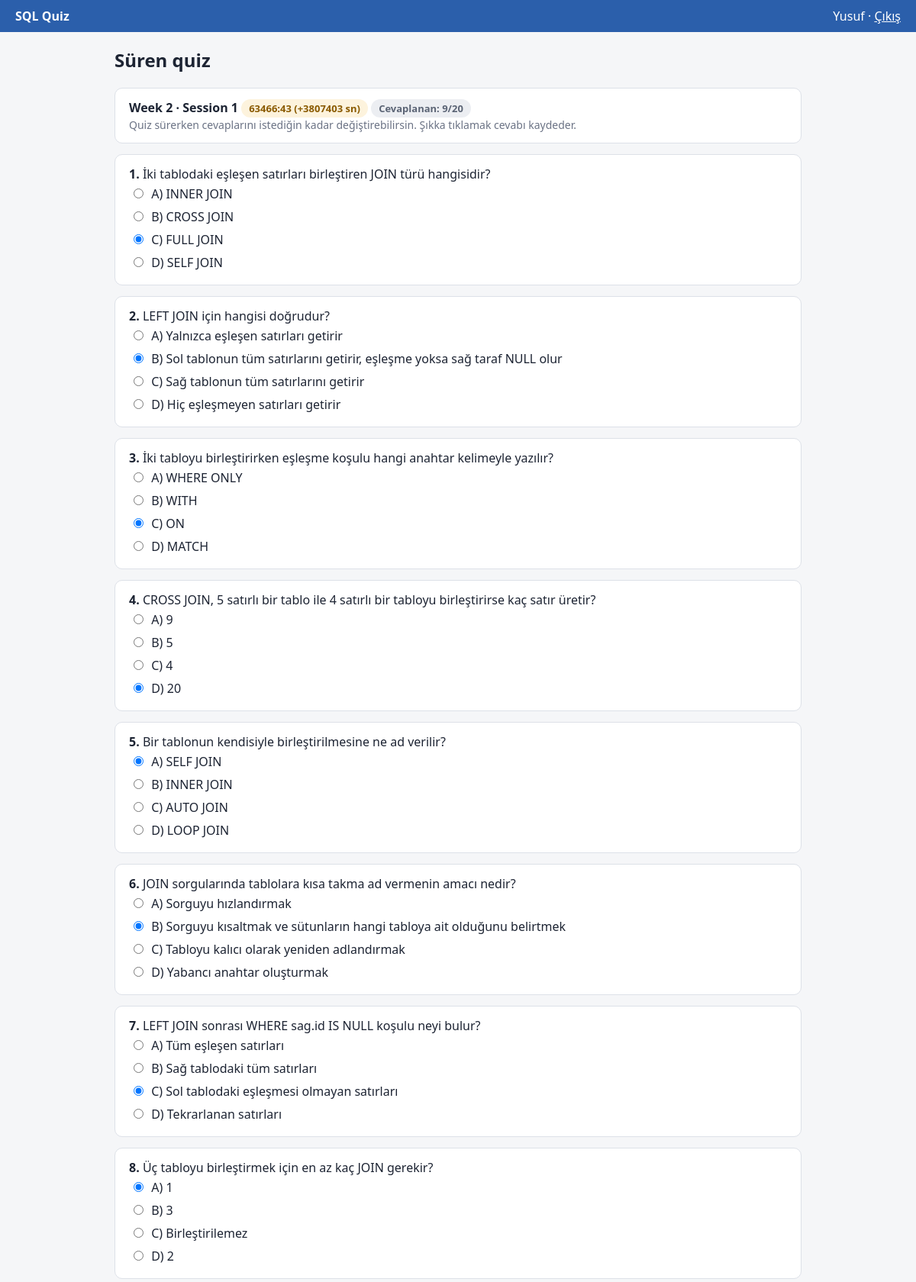
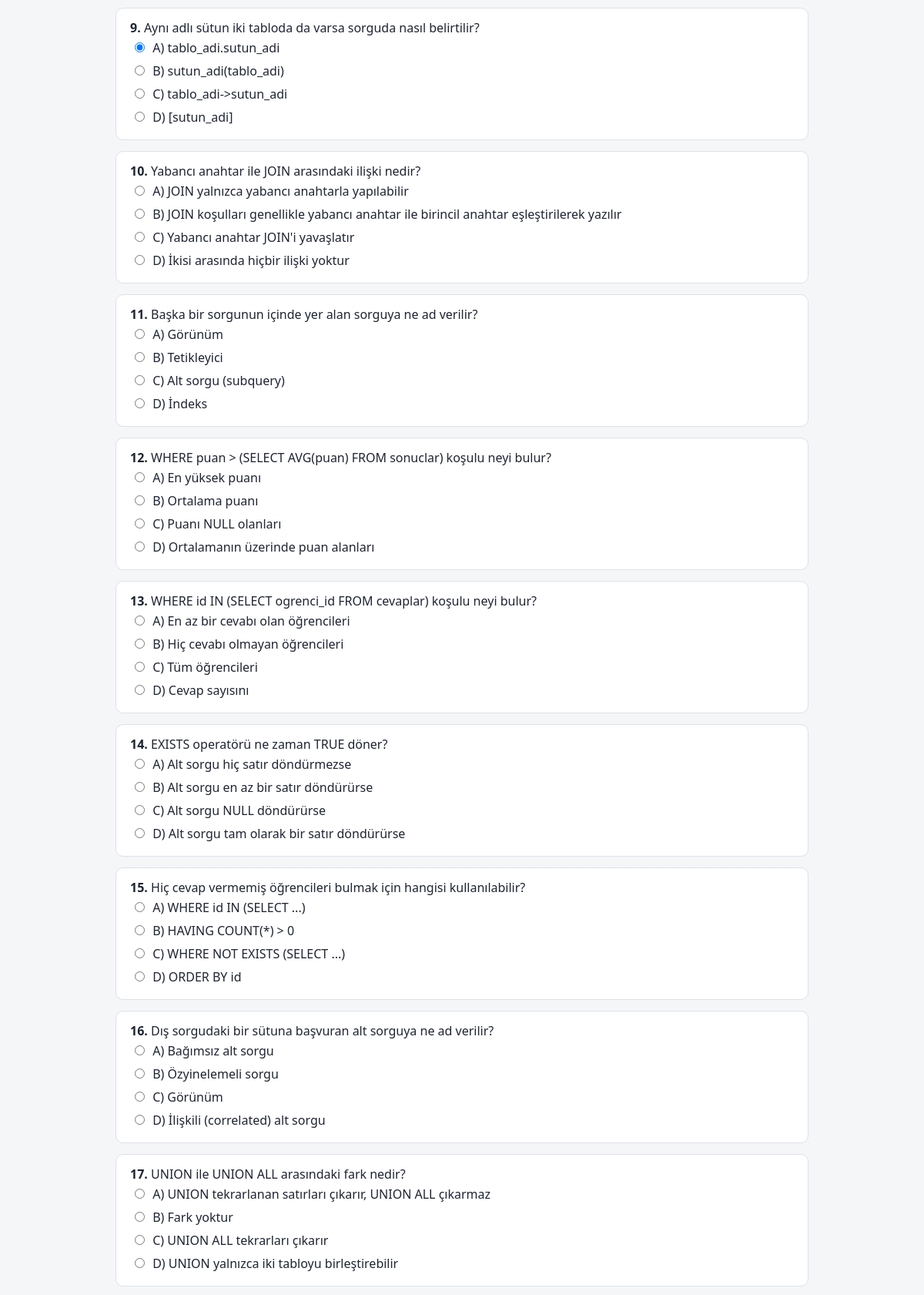
/ogrenci (signed in, upper part), run on the app's committed database (2 pictures, top to bottom).
### tables this page shows
CREATE TABLE oturumlar (
    id                 INTEGER PRIMARY KEY,
    kod                TEXT NOT NULL UNIQUE,         -- ör. 'w02-s01'
    baslik             TEXT NOT NULL,                -- ör. 'Week 2 · Session 1'
    hafta              INTEGER NOT NULL,
    durum              TEXT NOT NULL DEFAULT 'baslamadi',
    planlanan_sure_sn  INTEGER NOT NULL DEFAULT 600, -- süre: 10 dakika (20 soru, soru başına ~30 sn)
    -- NOT (örnek veri): süren quiz (w02-s01), seed.py çalıştığı andan 5 dk önce
    -- başlamış kaydedilir ve süre o andan beri işler. Geçen süre çok büyük görünüyorsa
    -- veri eskidir. Taze görmek için: python seed.py (python app.py açılışta kendisi tazeler).
    baslangic          TEXT,                         -- hoca başlatınca dolar
    bitis              TEXT,                         -- hoca bitirince dolar

    CHECK (hafta > 0),
    CHECK (planlanan_sure_sn > 0),
    CHECK (durum IN ('baslamadi', 'suruyor', 'bitti')),

    -- Durum ile zamanlar tutarlı olmalı (isim verildi: hata mesajında görünür)
    CONSTRAINT durum_zaman_tutarliligi CHECK (
        (durum = 'baslamadi' AND baslangic IS NULL     AND bitis IS NULL)
     OR (durum = 'suruyor'   AND baslangic IS NOT NULL AND bitis IS NULL)
     OR (durum = 'bitti'     AND baslangic IS NOT NULL AND bitis IS NOT NULL
                             AND bitis >= baslangic)
    )
);

CREATE TABLE oturum_sorulari (
    oturum_id  INTEGER NOT NULL REFERENCES oturumlar(id),
    soru_id    INTEGER NOT NULL REFERENCES sorular(id),
    sira       INTEGER NOT NULL,

    PRIMARY KEY (oturum_id, soru_id),  -- aynı soru aynı oturuma iki kez eklenemez
    UNIQUE (oturum_id, sira),          -- bir oturumda aynı sıra numarası iki kez olamaz
    CHECK (sira > 0)
);

CREATE TABLE sorular (
    id           INTEGER PRIMARY KEY,
    metin        TEXT NOT NULL UNIQUE,               -- aynı soru iki kez eklenemez
    secenek_a    TEXT NOT NULL,
    secenek_b    TEXT NOT NULL,
    secenek_c    TEXT NOT NULL,
    secenek_d    TEXT NOT NULL,
    dogru_cevap  TEXT NOT NULL,
    konu         TEXT NOT NULL,                      -- ör. 'JOIN', 'GROUP BY'

    CHECK (dogru_cevap IN ('A', 'B', 'C', 'D'))
);

### app.py (the view)
@app.route("/ogrenci")
def ogrenci():
    if session.get("rol") != "ogrenci":
        return redirect(url_for("giris"))
    kullanici_id = session["kullanici_id"]
    baglanti = baglan()
    oturum = baglanti.execute(
        "SELECT * FROM v_oturum_durumu WHERE durum = 'suruyor'"
    ).fetchone()
    katildi = False
    sorular = []
    cevaplar = {}       # soru_id -> öğrencinin verdiği cevap
    if oturum:
        katildi = baglanti.execute(
            "SELECT COUNT(*) FROM katilimlar WHERE kullanici_id = ? AND oturum_id = ?",
            (kullanici_id, oturum["id"]),
        ).fetchone()[0] == 1
        if katildi:
            sorular = baglanti.execute(
                """SELECT os.sira, s.*
                   FROM oturum_sorulari os
                   JOIN sorular s ON s.id = os.soru_id
                   WHERE os.oturum_id = ?
                   ORDER BY os.sira""",
                (oturum["id"],),
            ).fetchall()
            for satir in baglanti.execute(
                "SELECT soru_id, verilen_cevap FROM cevaplar WHERE kullanici_id = ? AND oturum_id = ?",
                (kullanici_id, oturum["id"]),
            ):
                cevaplar[satir["soru_id"]] = satir["verilen_cevap"]
    sonuclar = baglanti.execute(
        """SELECT o.kod, o.baslik, o.bitis, r.dogru, r.soru_sayisi, r.yuzde
           FROM v_sonuclar r
           JOIN oturumlar o ON o.id = r.oturum_id
           WHERE r.kullanici_id = ? AND o.durum = 'bitti'
           ORDER BY o.id""",
        (kullanici_id,),
    ).fetchall()
    baglanti.close()
    return render_template("ogrenci.html", oturum=oturum, katildi=katildi,
                           sorular=sorular, cevaplar=cevaplar, sonuclar=sonuclar)

### app.py (called while the page is built)
def baglan():
    baglanti = sqlite3.connect(VERITABANI)
    baglanti.row_factory = sqlite3.Row
    baglanti.execute("PRAGMA foreign_keys = ON;")
    return baglanti

### templates/ogrenci.html (shortened to what this page needs)
{% extends "base.html" %}
{% block icerik %}
<h2>Süren quiz</h2>
{% if not oturum %}
  <div class="kart soluk">Şu an süren bir quiz yok.</div>
{% else %}
  <div class="kart">
    <b>{{ oturum["baslik"] }}</b>
    <span id="sayac" class="rozet sari" data-gecen="{{ oturum['gecen_sure_sn'] }}" data-plan="{{ oturum['planlanan_sure_sn'] }}"></span>
    <span class="rozet gri">Cevaplanan: {{ cevaplar|length }}/{{ sorular|length }}</span>
    <div class="soluk">Quiz sürerken cevaplarını istediğin kadar değiştirebilirsin. Şıkka tıklamak cevabı kaydeder.</div>
  </div>
  {% for soru in sorular %}
  <div class="kart" id="soru{{ soru['sira'] }}">
    <b>{{ soru["sira"] }}.</b> {{ soru["metin"] }}
    <form method="post" action="{{ url_for('cevap') }}">
      {% for harf in ["A", "B", "C", "D"] %}
        <label class="sik">
          <input type="radio" name="cevap" value="{{ harf }}" style="width: auto; margin: 0 6px 0 0;"
                 {% if cevaplar.get(soru["id"]) == harf %}checked{% endif %}
                 onchange="this.form.submit()">
          {{ harf }}) {{ soru["secenek_" ~ harf|lower] }}
        </label>
      {% endfor %}
    </form>
  </div>
  {% endfor %}
{% endif %}
{% endblock %}

### templates/base.html (style rules this page uses)
body { font-family: "Segoe UI", Arial, sans-serif; background: #f5f6f8; color: #1d2433; margin: 0; }
.kart { background: #fff; border: 1px solid #dde1e8; border-radius: 10px; padding: 14px 18px; margin-bottom: 14px; overflow-x: auto; }
.soluk { color: #6b7385; font-size: 14px; }
.rozet { display: inline-block; padding: 3px 10px; border-radius: 12px; font-size: 13px; font-weight: 600; }
.sari { background: #fdf3dd; color: #8a5a00; }
.gri { background: #eceef2; color: #5b6475; }
input { padding: 8px; border: 1px solid #c9ced8; border-radius: 6px; width: 100%; box-sizing: border-box; margin-bottom: 10px; }
label.sik { display: block; padding: 4px 6px; border-radius: 6px; cursor: pointer; }

### data on the page
oturumlar: baslik "Week 2 · Session 1"
oturum_sorulari: sira "1", metin "İki tablodaki eşleşen satırları birleştiren JOIN türü hangisidir?", harf "A" "B" "C" "D", secenek_a "INNER JOIN" "CROSS JOIN" "FULL JOIN" "SELF JOIN"
sorular: cevap "☐ A) INNER JOIN" "☐ B) CROSS JOIN" "☑ C) FULL JOIN" "☐ D) SELF JOIN"
oturum_sorulari: sira "2", metin "LEFT JOIN için hangisi doğrudur?", harf "A" "B" "C" "D", secenek_a "Yalnızca eşleşen satırları getirir" "Sol tablonun tüm satırlarını getirir, eşleşme yoksa sağ taraf NULL olur" "Sağ tablonun tüm satırlarını getirir" "Hiç eşleşmeyen satırları getirir"
sorular: cevap "☐ A) Yalnızca eşleşen satırları" "☑ B) Sol tablonun tüm satırların" "☐ C) Sağ tablonun tüm satırların" "☐ D) Hiç eşleşmeyen satırları ge"
oturum_sorulari: sira "3", metin "İki tabloyu birleştirirken eşleşme koşulu hangi anahtar kelimeyle yazılır?", harf "A" "B" "C" "D", secenek_a "WHERE ONLY" "WITH" "ON" "MATCH"
sorular: cevap "☐ A) WHERE ONLY" "☐ B) WITH" "☑ C) ON" "☐ D) MATCH"
oturum_sorulari: sira "4", metin "CROSS JOIN, 5 satırlı bir tablo ile 4 satırlı bir tabloyu birleştirirse kaç satır üretir?", harf "A" "B" "C" "D", secenek_a "9" "5" "4" "20"
sorular: cevap "☐ A) 9" "☐ B) 5" "☐ C) 4" "☑ D) 20"
oturum_sorulari: sira "5", metin "Bir tablonun kendisiyle birleştirilmesine ne ad verilir?", harf "A" "B" "C" "D", secenek_a "SELF JOIN" "INNER JOIN" "AUTO JOIN" "LOOP JOIN"
sorular: cevap "☑ A) SELF JOIN" "☐ B) INNER JOIN" "☐ C) AUTO JOIN" "☐ D) LOOP JOIN"
oturum_sorulari: sira "6", metin "JOIN sorgularında tablolara kısa takma ad vermenin amacı nedir?", harf "A" "B" "C" "D", secenek_a "Sorguyu hızlandırmak" "Sorguyu kısaltmak ve sütunların hangi tabloya ait olduğunu belirtmek" "Tabloyu kalıcı olarak yeniden adlandırmak" "Yabancı anahtar oluşturmak"
sorular: cevap "☐ A) Sorguyu hızlandırmak" "☑ B) Sorguyu kısaltmak ve sütunl" "☐ C) Tabloyu kalıcı olarak yenid" "☐ D) Yabancı anahtar oluşturmak"
oturum_sorulari: sira "7", metin "LEFT JOIN sonrası WHERE sag.id IS NULL koşulu neyi bulur?", harf "A" "B" "C" "D", secenek_a "Tüm eşleşen satırları" "Sağ tablodaki tüm satırları" "Sol tablodaki eşleşmesi olmayan satırları" "Tekrarlanan satırları"
sorular: cevap "☐ A) Tüm eşleşen satırları" "☐ B) Sağ tablodaki tüm satırları" "☑ C) Sol tablodaki eşleşmesi olm" "☐ D) Tekrarlanan satırları"
oturum_sorulari: sira "8", metin "Üç tabloyu birleştirmek için en az kaç JOIN gerekir?", harf "A" "B" "C" "D", secenek_a "1" "3" "Birleştirilemez" "2"
sorular: cevap "☑ A) 1" "☐ B) 3" "☐ C) Birleştirilemez" "☐ D) 2"
oturum_sorulari: sira "9", metin "Aynı adlı sütun iki tabloda da varsa sorguda nasıl belirtilir?", harf "A" "B" "C" "D", secenek_a "tablo_adi.sutun_adi" "sutun_adi(tablo_adi)" "tablo_adi->sutun_adi" "[sutun_adi]"
sorular: cevap "☑ A) tablo_adi.sutun_adi" "☐ B) sutun_adi(tablo_adi)" "☐ C) tablo_adi->sutun_adi" "☐ D) [sutun_adi]"
oturum_sorulari: sira "10", metin "Yabancı anahtar ile JOIN arasındaki ilişki nedir?", harf "A" "B" "C" "D", secenek_a "JOIN yalnızca yabancı anahtarla yapılabilir" "JOIN koşulları genellikle yabancı anahtar ile birincil anahtar eşleştirilerek yazılır" "Yabancı anahtar JOIN'i yavaşlatır" "İkisi arasında hiçbir ilişki yoktur"
sorular: cevap "☐ A) JOIN yalnızca yabancı anaht" "☐ B) JOIN koşulları genellikle y" "☐ C) Yabancı anahtar JOIN'i yava" "☐ D) İkisi arasında hiçbir ilişk"
oturum_sorulari: sira "11", metin "Başka bir sorgunun içinde yer alan sorguya ne ad verilir?", harf "A" "B" "C" "D", secenek_a "Görünüm" "Tetikleyici" "Alt sorgu (subquery)" "İndeks"
sorular: cevap "☐ A) Görünüm" "☐ B) Tetikleyici" "☐ C) Alt sorgu (subquery)" "☐ D) İndeks"
oturum_sorulari: sira "12", metin "WHERE puan > (SELECT AVG(puan) FROM sonuclar) koşulu neyi bulur?", harf "A" "B" "C" "D", secenek_a "En yüksek puanı" "Ortalama puanı" "Puanı NULL olanları" "Ortalamanın üzerinde puan alanları"
sorular: cevap "☐ A) En yüksek puanı" "☐ B) Ortalama puanı" "☐ C) Puanı NULL olanları" "☐ D) Ortalamanın üzerinde puan a"
oturum_sorulari: sira "13", metin "WHERE id IN (SELECT ogrenci_id FROM cevaplar) koşulu neyi bulur?", harf "A" "B" "C" "D", secenek_a "En az bir cevabı olan öğrencileri" "Hiç cevabı olmayan öğrencileri" "Tüm öğrencileri" "Cevap sayısını"
sorular: cevap "☐ A) En az bir cevabı olan öğren" "☐ B) Hiç cevabı olmayan öğrencil" "☐ C) Tüm öğrencileri" "☐ D) Cevap sayısını"
oturum_sorulari: sira "14", metin "EXISTS operatörü ne zaman TRUE döner?", harf "A" "B" "C" "D", secenek_a "Alt sorgu hiç satır döndürmezse" "Alt sorgu en az bir satır döndürürse" "Alt sorgu NULL döndürürse" "Alt sorgu tam olarak bir satır döndürürse"
sorular: cevap "☐ A) Alt sorgu hiç satır döndürm" "☐ B) Alt sorgu en az bir satır d" "☐ C) Alt sorgu NULL döndürürse" "☐ D) Alt sorgu tam olarak bir sa"
oturum_sorulari: sira "15", metin "Hiç cevap vermemiş öğrencileri bulmak için hangisi kullanılabilir?", harf "A" "B" "C" "D", secenek_a "WHERE id IN (SELECT ...)" "HAVING COUNT(*) > 0" "WHERE NOT EXISTS (SELECT ...)" "ORDER BY id"
sorular: cevap "☐ A) WHERE id IN (SELECT ...)" "☐ B) HAVING COUNT(*) > 0" "☐ C) WHERE NOT EXISTS (SELECT .." "☐ D) ORDER BY id"
oturum_sorulari: sira "16", metin "Dış sorgudaki bir sütuna başvuran alt sorguya ne ad verilir?", harf "A" "B" "C" "D", secenek_a "Bağımsız alt sorgu" "Özyinelemeli sorgu" "Görünüm" "İlişkili (correlated) alt sorgu"
sorular: cevap "☐ A) Bağımsız alt sorgu" "☐ B) Özyinelemeli sorgu" "☐ C) Görünüm" "☐ D) İlişkili (correlated) alt s"
oturum_sorulari: sira "17", metin "UNION ile UNION ALL arasındaki fark nedir?", harf "A" "B" "C" "D", secenek_a "UNION tekrarlanan satırları çıkarır, UNION ALL çıkarmaz" "Fark yoktur" "UNION ALL tekrarları çıkarır" "UNION yalnızca iki tabloyu birleştirebilir"
sorular: cevap "☐ A) UNION tekrarlanan satırları" "☐ B) Fark yoktur" "☐ C) UNION ALL tekrarları çıkarı" "☐ D) UNION yalnızca iki tabloyu"

### other printed values
{{ session["ad"] }} "Yusuf"
{{ cevaplar|length }} "9"
{{ sorular|length }} "20"
